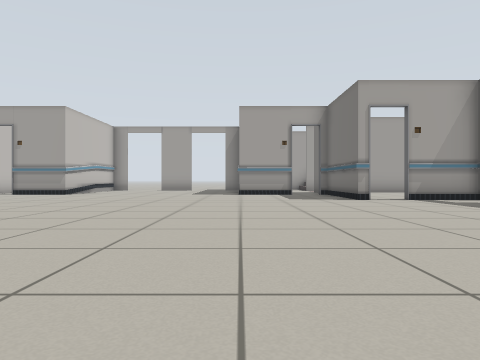
[1] (above)

24 first-person views from a walk through a world built for the Gazebo simulator. The camera is 0.5 m above the floor, looks level and sees 70° across. The floor is counted in squares, 1 m on a side. Each view is taken from the middle of a square. On the plan, view 1 faces up. The plan holds only what a view shows up to about 9 squares ahead; the rest is blank. The place goes on beyond the plan. Some surface patterns are stand-ins.

[2]
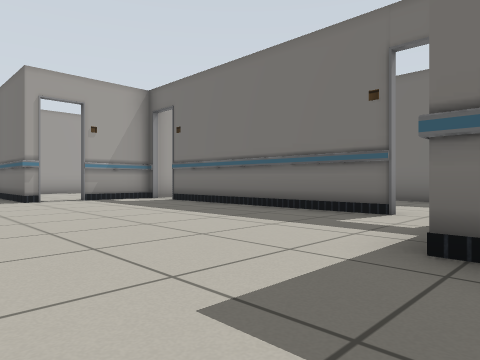

[3]
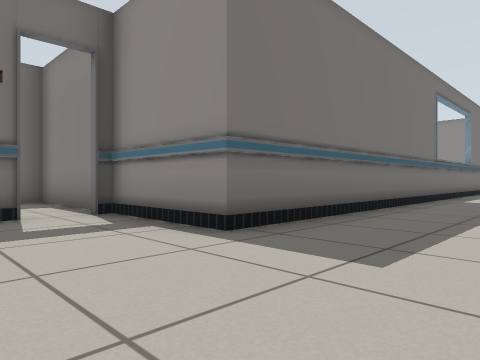

[4]
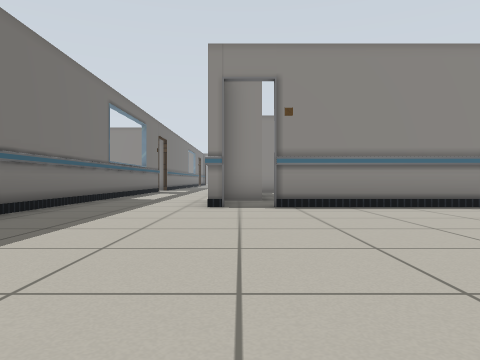

[5]
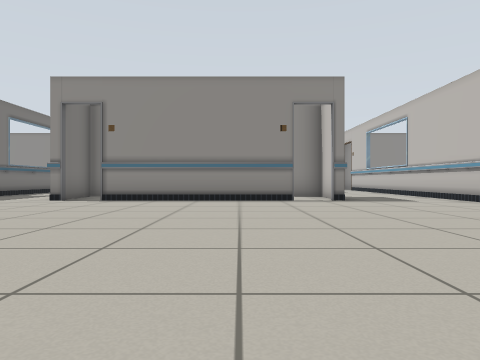

[6]
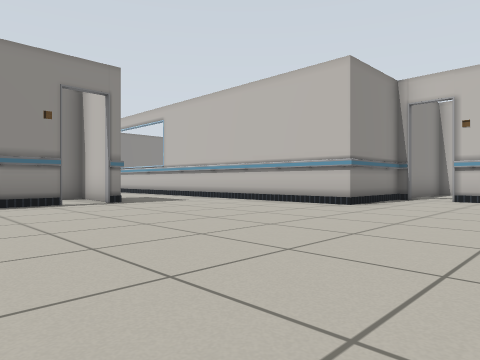

[7]
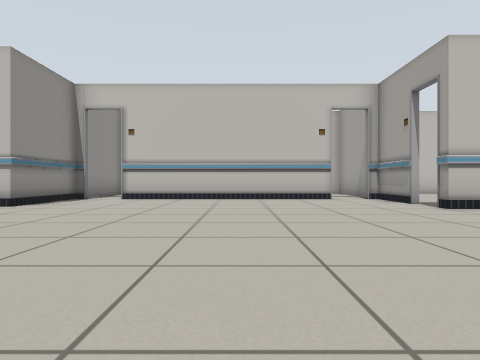

[8]
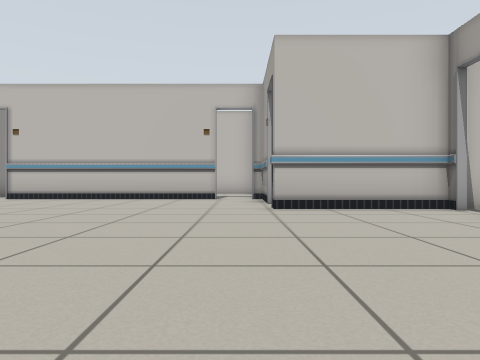

[9]
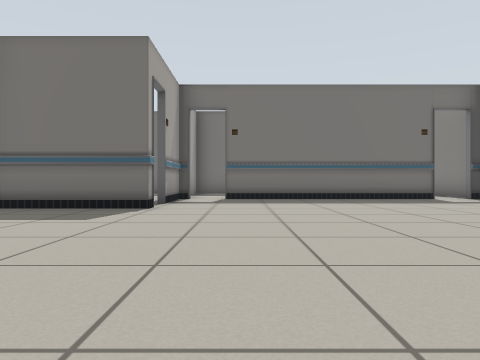

[10]
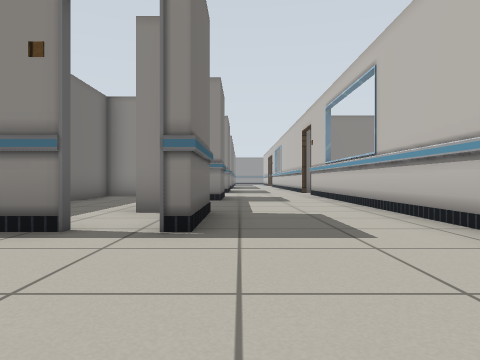

[11]
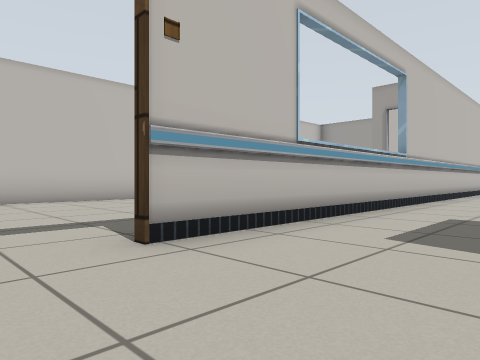

[12]
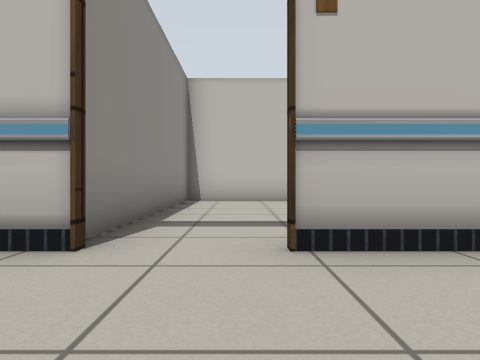

[13]
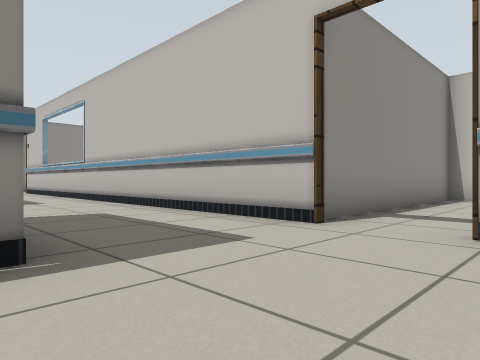

[14]
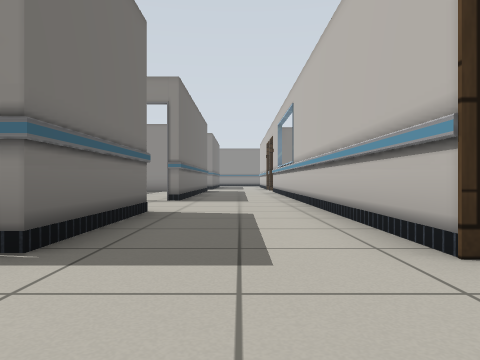

[15]
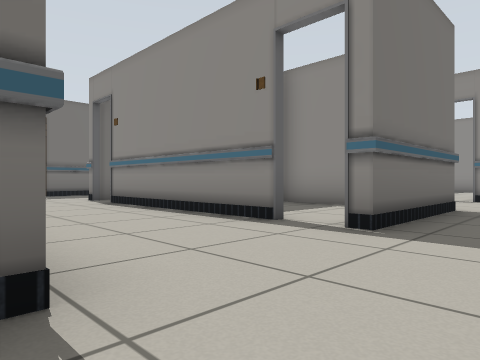

[16]
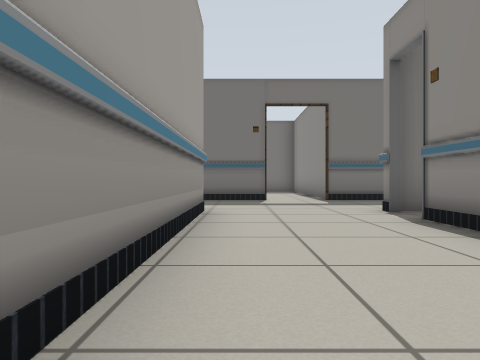

[17]
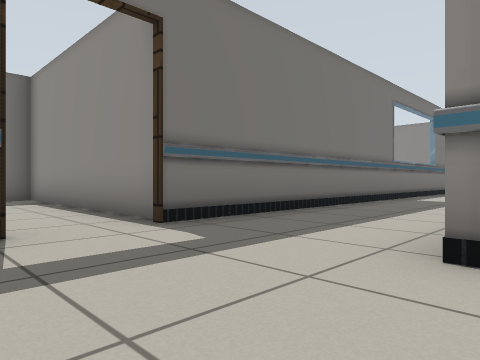

[18]
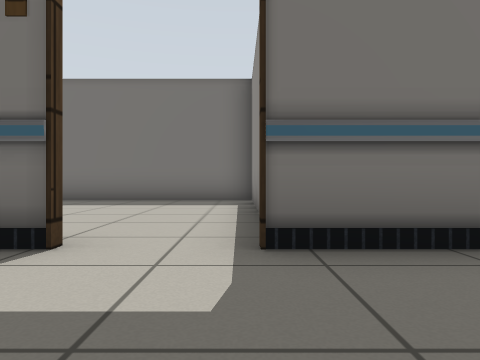

[19]
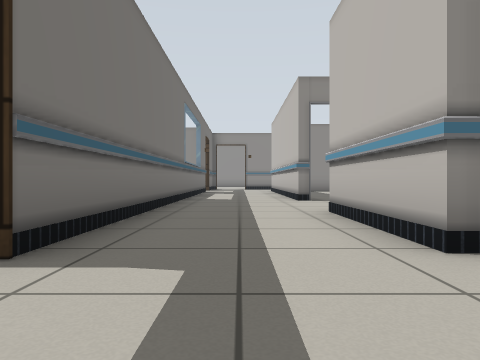

[20]
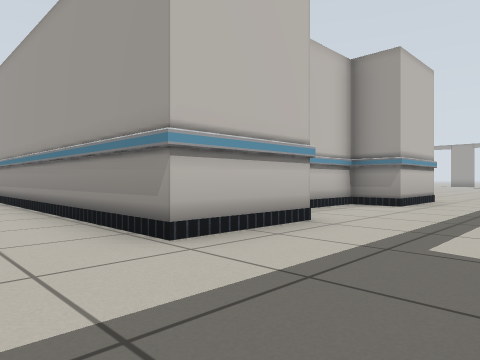

[21]
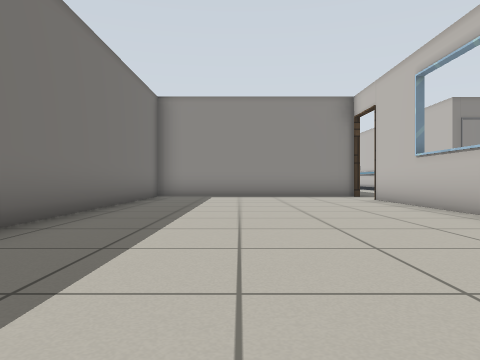

[22]
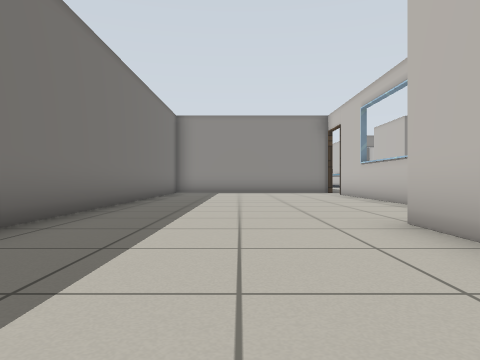

[23]
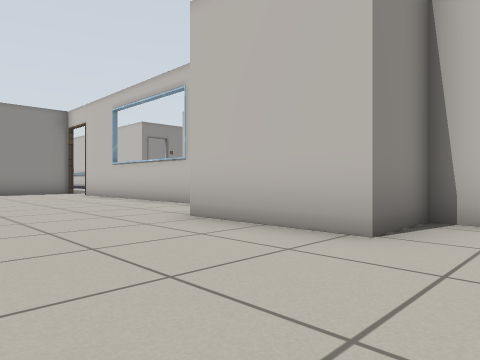

[24]
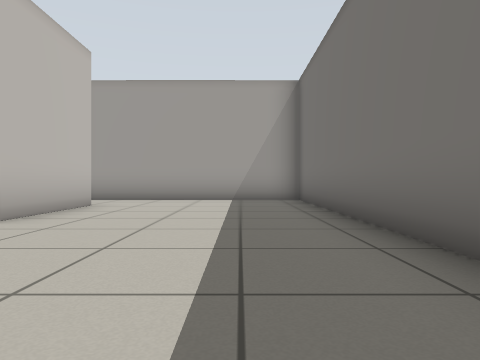

### Floor plan
Points are (right, up) in squares from view 1. A wall is a line through its corners. A room is listed if a view was taken in it or the views show most of it. See-through windows are left out.
Room 1 (views 1, 2, 3, 4, 5, 6, 7, 8, 9, 10, 11, 12, 13, 14, 15, 16, 17, 18, 19, 20)
walls: (-5.4, -3.3) (-0.6, -3.3); (0.2, -3.3) (0.6, -3.3) (0.6, -5.3) (-0.4, -5.3) (-0.4, -7); (-6.5, -5.5) (-6.5, -3.3) (-6.1, -3.3); (0.6, -8.2) (0.6, -10.4) (-6.1, -10.4); (3.5, -7.4) (3.5, 0.7) (6, 0.7); (-6.5, -10.5) (-6.5, -8.5); (-11.9, 0.7) (-9.4, 0.7) (-9.4, -11.8); (6, 1.9) (6, 7.4); (-5.4, -13.3) (-0.6, -13.3); (3.5, -11.8) (3.5, -10); (3.4, 8.6) (3, 8.6) (3, 10.5); (0.5, -14) (0.5, -13.3) (0.6, -13.3) (0.6, -16.5); (-10.1, 8.6) (-12, 8.6); (-9.4, -13.1) (-9.4, -20.4); (-11.9, 7.5) (-11.9, 1.9); (-8.9, 10.5) (-8.9, 8.6) (-9.3, 8.6); (6, 8.6) (4.1, 8.6); (-6.5, -16.5) (-6.5, -13.3) (-6.1, -13.3); (0.6, -19.2) (0.6, -20); (-6.5, -20) (-6.5, -19.3) (-6.1, -19.3); (3.5, -20.4) (3.5, -13.1)
ways out: opening at (3, -12) to room 2; opening at (-12, 8); opening at (-10, -12); opening at (6, 8); gap at (-12, 2); gap at (-10, 9); gap at (4, 9); gap at (6, 2)
Room 2 (views 21, 22, 23, 24)
walls: (3.6, -5.9) (3.6, -11.6); (3.6, -1.3) (5.1, -1.3) (5.1, -4); (9.5, 0.6) (4.3, 0.6); (3.8, -13.3) (9.5, -13.3) (9.5, 0.9)
ways out: opening at (3, -12) to room 1

Where each view was taken, in squares from view 1:
view 1: 0 up, 0 right, facing up
view 2: 0 up, 1 right, facing up-right
view 3: 3 up, 1 right, facing down-right
view 4: 3 up, 0 right, facing down
view 5: 5 up, 4 left, facing down
view 6: 4 up, 3 left, facing down-left
view 7: 5 up, 3 left, facing left
view 8: 8 up, 3 left, facing left
view 9: 7 up, 3 left, facing right
view 10: 0 up, 7 left, facing down
view 11: 13 down, 7 left, facing up-left
view 12: 12 down, 7 left, facing left
view 13: 11 down, 6 left, facing down-left
view 14: 11 down, 8 left, facing down
view 15: 10 down, 8 left, facing down-right
view 16: 11 down, 5 left, facing right
view 17: 11 down, 0 right, facing down-right
view 18: 13 down, 1 right, facing right
view 19: 11 down, 2 right, facing down
view 20: 12 down, 3 right, facing up-left
view 21: 3 down, 7 right, facing down
view 22: 0 up, 7 right, facing down
view 23: 0 up, 8 right, facing down-left
view 24: 8 down, 8 right, facing up
